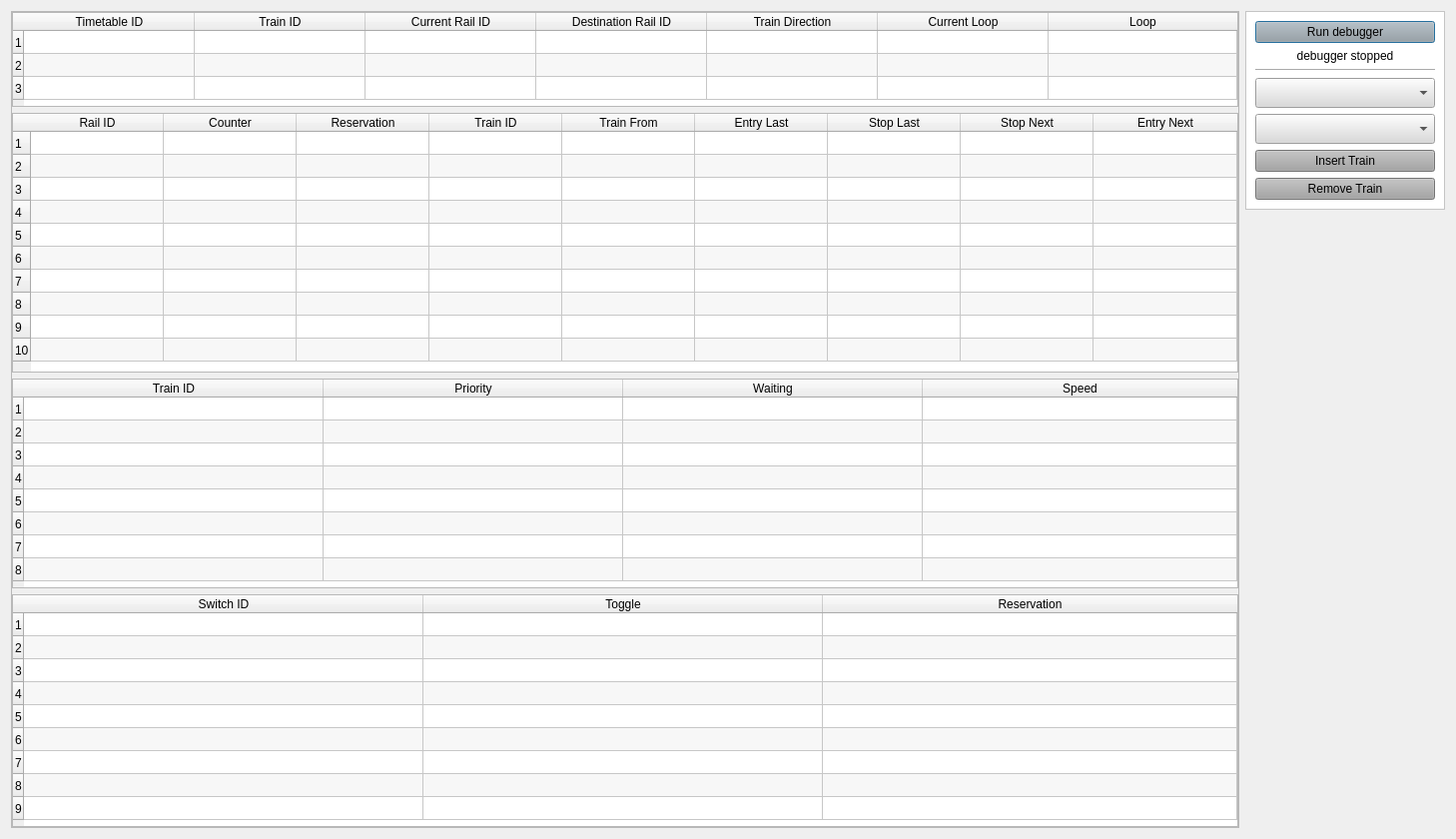
<?xml version="1.0" encoding="UTF-8"?>
<ui version="4.0">
 <class>ControlDebugger</class>
 <widget class="QDialog" name="ControlDebugger">
  <property name="geometry">
   <rect>
    <x>0</x>
    <y>0</y>
    <width>1454</width>
    <height>840</height>
   </rect>
  </property>
  <property name="windowTitle">
   <string>Dialog</string>
  </property>
  <layout class="QHBoxLayout" name="horizontalLayout">
   <item>
    <widget class="QFrame" name="frame_2">
     <property name="minimumSize">
      <size>
       <width>1230</width>
       <height>0</height>
      </size>
     </property>
     <property name="maximumSize">
      <size>
       <width>1210</width>
       <height>16777215</height>
      </size>
     </property>
     <property name="frameShape">
      <enum>QFrame::StyledPanel</enum>
     </property>
     <property name="frameShadow">
      <enum>QFrame::Raised</enum>
     </property>
     <layout class="QVBoxLayout" name="verticalLayout_2">
      <property name="leftMargin">
       <number>0</number>
      </property>
      <property name="topMargin">
       <number>0</number>
      </property>
      <property name="rightMargin">
       <number>0</number>
      </property>
      <property name="bottomMargin">
       <number>0</number>
      </property>
      <item>
       <layout class="QVBoxLayout" name="verticalLayout">
        <item>
         <widget class="QTableWidget" name="timetableTable">
          <property name="minimumSize">
           <size>
            <width>0</width>
            <height>95</height>
           </size>
          </property>
          <property name="maximumSize">
           <size>
            <width>16777215</width>
            <height>95</height>
           </size>
          </property>
          <property name="editTriggers">
           <set>QAbstractItemView::NoEditTriggers</set>
          </property>
          <property name="tabKeyNavigation">
           <bool>false</bool>
          </property>
          <property name="showDropIndicator" stdset="0">
           <bool>false</bool>
          </property>
          <property name="dragDropOverwriteMode">
           <bool>false</bool>
          </property>
          <property name="alternatingRowColors">
           <bool>true</bool>
          </property>
          <property name="selectionMode">
           <enum>QAbstractItemView::NoSelection</enum>
          </property>
          <property name="rowCount">
           <number>3</number>
          </property>
          <attribute name="horizontalHeaderVisible">
           <bool>true</bool>
          </attribute>
          <attribute name="horizontalHeaderMinimumSectionSize">
           <number>40</number>
          </attribute>
          <attribute name="horizontalHeaderDefaultSectionSize">
           <number>171</number>
          </attribute>
          <attribute name="horizontalHeaderStretchLastSection">
           <bool>true</bool>
          </attribute>
          <attribute name="verticalHeaderDefaultSectionSize">
           <number>23</number>
          </attribute>
          <row/>
          <row/>
          <row/>
          <column>
           <property name="text">
            <string>Timetable ID</string>
           </property>
          </column>
          <column>
           <property name="text">
            <string>Train ID</string>
           </property>
          </column>
          <column>
           <property name="text">
            <string>Current Rail ID</string>
           </property>
          </column>
          <column>
           <property name="text">
            <string>Destination Rail ID</string>
           </property>
          </column>
          <column>
           <property name="text">
            <string>Train Direction</string>
           </property>
          </column>
          <column>
           <property name="text">
            <string>Current Loop</string>
           </property>
          </column>
          <column>
           <property name="text">
            <string>Loop</string>
           </property>
          </column>
         </widget>
        </item>
        <item>
         <widget class="QTableWidget" name="railTable">
          <property name="minimumSize">
           <size>
            <width>0</width>
            <height>260</height>
           </size>
          </property>
          <property name="maximumSize">
           <size>
            <width>16777215</width>
            <height>260</height>
           </size>
          </property>
          <property name="horizontalScrollBarPolicy">
           <enum>Qt::ScrollBarAlwaysOff</enum>
          </property>
          <property name="editTriggers">
           <set>QAbstractItemView::NoEditTriggers</set>
          </property>
          <property name="tabKeyNavigation">
           <bool>false</bool>
          </property>
          <property name="showDropIndicator" stdset="0">
           <bool>false</bool>
          </property>
          <property name="dragDropOverwriteMode">
           <bool>false</bool>
          </property>
          <property name="alternatingRowColors">
           <bool>true</bool>
          </property>
          <property name="selectionMode">
           <enum>QAbstractItemView::NoSelection</enum>
          </property>
          <property name="rowCount">
           <number>10</number>
          </property>
          <attribute name="horizontalHeaderMinimumSectionSize">
           <number>40</number>
          </attribute>
          <attribute name="horizontalHeaderDefaultSectionSize">
           <number>133</number>
          </attribute>
          <attribute name="horizontalHeaderStretchLastSection">
           <bool>true</bool>
          </attribute>
          <attribute name="verticalHeaderMinimumSectionSize">
           <number>20</number>
          </attribute>
          <attribute name="verticalHeaderDefaultSectionSize">
           <number>23</number>
          </attribute>
          <row/>
          <row/>
          <row/>
          <row/>
          <row/>
          <row/>
          <row/>
          <row/>
          <row/>
          <row/>
          <column>
           <property name="text">
            <string>Rail ID</string>
           </property>
          </column>
          <column>
           <property name="text">
            <string>Counter</string>
           </property>
          </column>
          <column>
           <property name="text">
            <string>Reservation</string>
           </property>
          </column>
          <column>
           <property name="text">
            <string>Train ID</string>
           </property>
          </column>
          <column>
           <property name="text">
            <string>Train From</string>
           </property>
          </column>
          <column>
           <property name="text">
            <string>Entry Last</string>
           </property>
          </column>
          <column>
           <property name="text">
            <string>Stop Last</string>
           </property>
          </column>
          <column>
           <property name="text">
            <string>Stop Next</string>
           </property>
          </column>
          <column>
           <property name="text">
            <string>Entry Next</string>
           </property>
          </column>
          <item row="0" column="0">
           <property name="text">
            <string/>
           </property>
          </item>
         </widget>
        </item>
        <item>
         <widget class="QTableWidget" name="trainTable">
          <property name="minimumSize">
           <size>
            <width>0</width>
            <height>210</height>
           </size>
          </property>
          <property name="maximumSize">
           <size>
            <width>16777215</width>
            <height>210</height>
           </size>
          </property>
          <property name="verticalScrollBarPolicy">
           <enum>Qt::ScrollBarAsNeeded</enum>
          </property>
          <property name="horizontalScrollBarPolicy">
           <enum>Qt::ScrollBarAlwaysOff</enum>
          </property>
          <property name="sizeAdjustPolicy">
           <enum>QAbstractScrollArea::AdjustIgnored</enum>
          </property>
          <property name="editTriggers">
           <set>QAbstractItemView::NoEditTriggers</set>
          </property>
          <property name="tabKeyNavigation">
           <bool>false</bool>
          </property>
          <property name="showDropIndicator" stdset="0">
           <bool>false</bool>
          </property>
          <property name="dragDropOverwriteMode">
           <bool>false</bool>
          </property>
          <property name="alternatingRowColors">
           <bool>true</bool>
          </property>
          <property name="selectionMode">
           <enum>QAbstractItemView::NoSelection</enum>
          </property>
          <property name="textElideMode">
           <enum>Qt::ElideRight</enum>
          </property>
          <property name="showGrid">
           <bool>true</bool>
          </property>
          <property name="gridStyle">
           <enum>Qt::SolidLine</enum>
          </property>
          <property name="sortingEnabled">
           <bool>false</bool>
          </property>
          <property name="wordWrap">
           <bool>true</bool>
          </property>
          <property name="cornerButtonEnabled">
           <bool>true</bool>
          </property>
          <property name="rowCount">
           <number>8</number>
          </property>
          <attribute name="horizontalHeaderVisible">
           <bool>true</bool>
          </attribute>
          <attribute name="horizontalHeaderCascadingSectionResizes">
           <bool>false</bool>
          </attribute>
          <attribute name="horizontalHeaderMinimumSectionSize">
           <number>40</number>
          </attribute>
          <attribute name="horizontalHeaderDefaultSectionSize">
           <number>300</number>
          </attribute>
          <attribute name="horizontalHeaderShowSortIndicator" stdset="0">
           <bool>false</bool>
          </attribute>
          <attribute name="horizontalHeaderStretchLastSection">
           <bool>true</bool>
          </attribute>
          <attribute name="verticalHeaderMinimumSectionSize">
           <number>23</number>
          </attribute>
          <attribute name="verticalHeaderDefaultSectionSize">
           <number>23</number>
          </attribute>
          <attribute name="verticalHeaderHighlightSections">
           <bool>true</bool>
          </attribute>
          <attribute name="verticalHeaderShowSortIndicator" stdset="0">
           <bool>false</bool>
          </attribute>
          <row/>
          <row/>
          <row/>
          <row/>
          <row/>
          <row/>
          <row/>
          <row/>
          <column>
           <property name="text">
            <string>Train ID</string>
           </property>
          </column>
          <column>
           <property name="text">
            <string>Priority</string>
           </property>
          </column>
          <column>
           <property name="text">
            <string>Waiting</string>
           </property>
          </column>
          <column>
           <property name="text">
            <string>Speed</string>
           </property>
          </column>
         </widget>
        </item>
        <item>
         <widget class="QTableWidget" name="switchTable">
          <property name="minimumSize">
           <size>
            <width>235</width>
            <height>0</height>
           </size>
          </property>
          <property name="maximumSize">
           <size>
            <width>16777215</width>
            <height>235</height>
           </size>
          </property>
          <property name="verticalScrollBarPolicy">
           <enum>Qt::ScrollBarAsNeeded</enum>
          </property>
          <property name="horizontalScrollBarPolicy">
           <enum>Qt::ScrollBarAlwaysOff</enum>
          </property>
          <property name="editTriggers">
           <set>QAbstractItemView::NoEditTriggers</set>
          </property>
          <property name="tabKeyNavigation">
           <bool>false</bool>
          </property>
          <property name="showDropIndicator" stdset="0">
           <bool>false</bool>
          </property>
          <property name="dragDropOverwriteMode">
           <bool>false</bool>
          </property>
          <property name="alternatingRowColors">
           <bool>true</bool>
          </property>
          <property name="selectionMode">
           <enum>QAbstractItemView::NoSelection</enum>
          </property>
          <property name="rowCount">
           <number>9</number>
          </property>
          <attribute name="horizontalHeaderDefaultSectionSize">
           <number>400</number>
          </attribute>
          <attribute name="horizontalHeaderStretchLastSection">
           <bool>true</bool>
          </attribute>
          <attribute name="verticalHeaderDefaultSectionSize">
           <number>23</number>
          </attribute>
          <row/>
          <row/>
          <row/>
          <row/>
          <row/>
          <row/>
          <row/>
          <row/>
          <row/>
          <column>
           <property name="text">
            <string>Switch ID</string>
           </property>
          </column>
          <column>
           <property name="text">
            <string>Toggle</string>
           </property>
          </column>
          <column>
           <property name="text">
            <string>Reservation</string>
           </property>
          </column>
         </widget>
        </item>
       </layout>
      </item>
     </layout>
    </widget>
   </item>
   <item alignment="Qt::AlignTop">
    <widget class="QFrame" name="frame">
     <property name="minimumSize">
      <size>
       <width>200</width>
       <height>0</height>
      </size>
     </property>
     <property name="styleSheet">
      <string notr="true">background-color: rgb(255, 255, 255);</string>
     </property>
     <property name="frameShape">
      <enum>QFrame::StyledPanel</enum>
     </property>
     <property name="frameShadow">
      <enum>QFrame::Sunken</enum>
     </property>
     <layout class="QVBoxLayout" name="verticalLayout_3">
      <item>
       <widget class="QPushButton" name="debuggerButton">
        <property name="styleSheet">
         <string notr="true">background-color: rgb(162, 162, 162);</string>
        </property>
        <property name="text">
         <string>Run debugger</string>
        </property>
       </widget>
      </item>
      <item>
       <widget class="QLabel" name="debuggerInfo">
        <property name="frameShape">
         <enum>QFrame::NoFrame</enum>
        </property>
        <property name="text">
         <string>debugger stopped</string>
        </property>
        <property name="alignment">
         <set>Qt::AlignCenter</set>
        </property>
       </widget>
      </item>
      <item>
       <widget class="Line" name="line">
        <property name="orientation">
         <enum>Qt::Horizontal</enum>
        </property>
       </widget>
      </item>
      <item>
       <widget class="QComboBox" name="railComboBox">
        <property name="minimumSize">
         <size>
          <width>0</width>
          <height>30</height>
         </size>
        </property>
        <property name="styleSheet">
         <string notr="true">background-color: rgb(218, 218, 218);</string>
        </property>
       </widget>
      </item>
      <item>
       <widget class="QComboBox" name="trainComboBox">
        <property name="minimumSize">
         <size>
          <width>0</width>
          <height>30</height>
         </size>
        </property>
        <property name="styleSheet">
         <string notr="true">background-color: rgb(218, 218, 218);</string>
        </property>
       </widget>
      </item>
      <item>
       <widget class="QPushButton" name="insertButton">
        <property name="styleSheet">
         <string notr="true">background-color: rgb(162, 162, 162);</string>
        </property>
        <property name="text">
         <string>Insert Train</string>
        </property>
       </widget>
      </item>
      <item>
       <widget class="QPushButton" name="removeButton">
        <property name="styleSheet">
         <string notr="true">background-color: rgb(162, 162, 162);</string>
        </property>
        <property name="text">
         <string>Remove Train</string>
        </property>
       </widget>
      </item>
     </layout>
    </widget>
   </item>
  </layout>
 </widget>
 <resources/>
 <connections/>
</ui>
